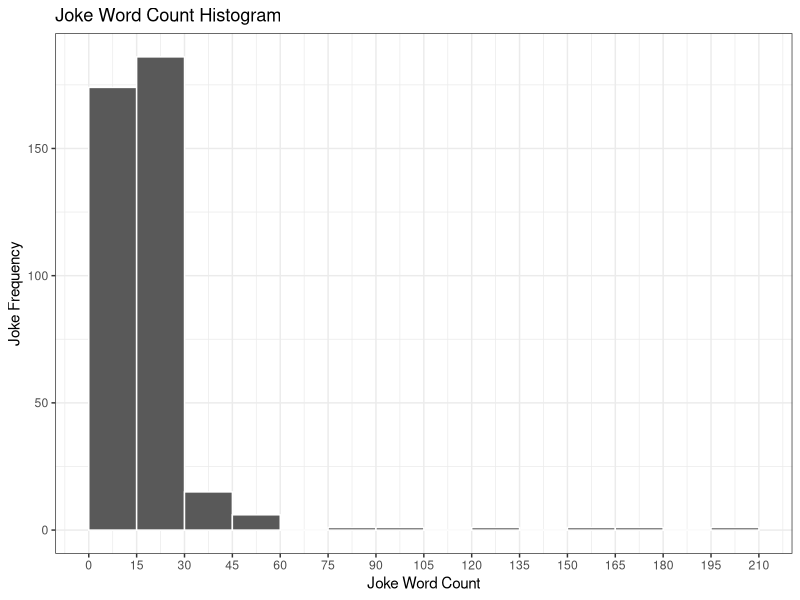
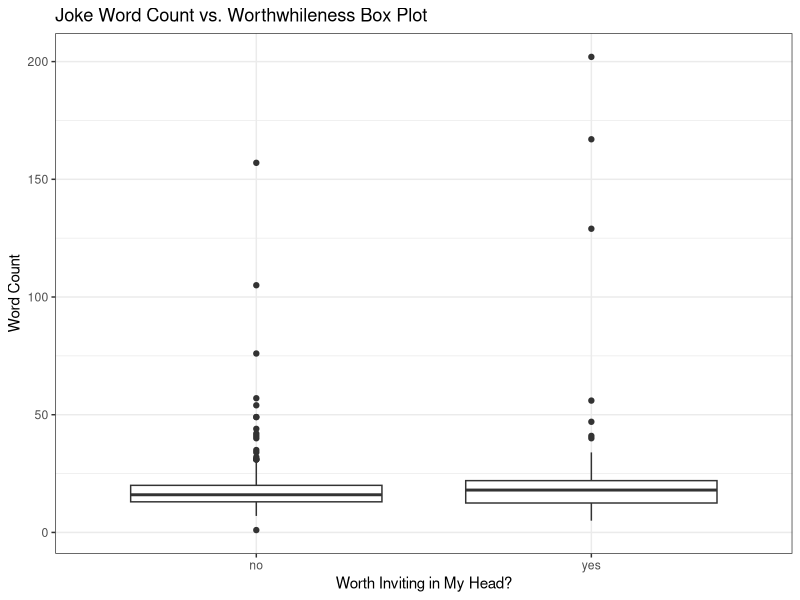
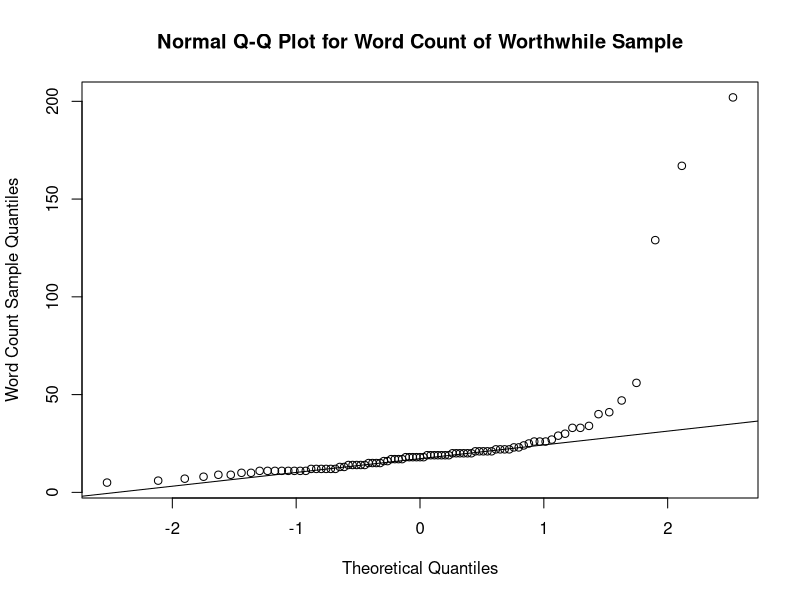
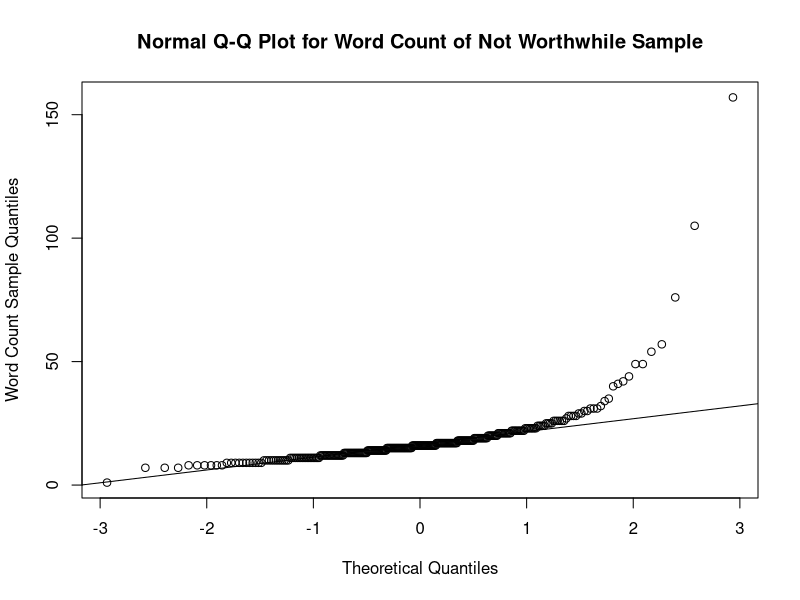
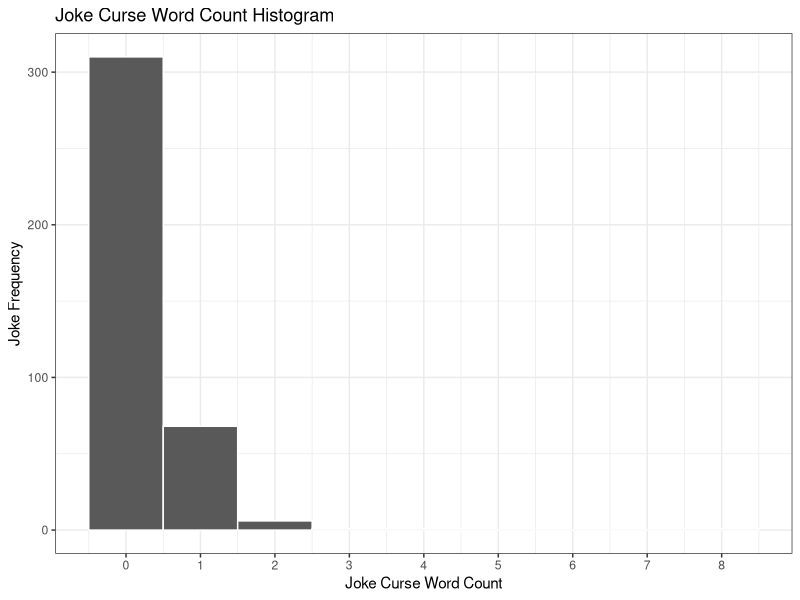
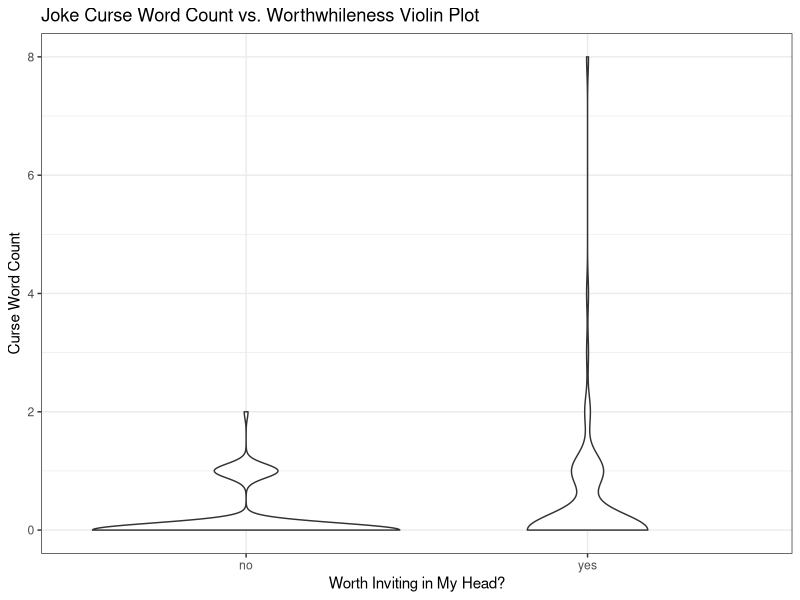
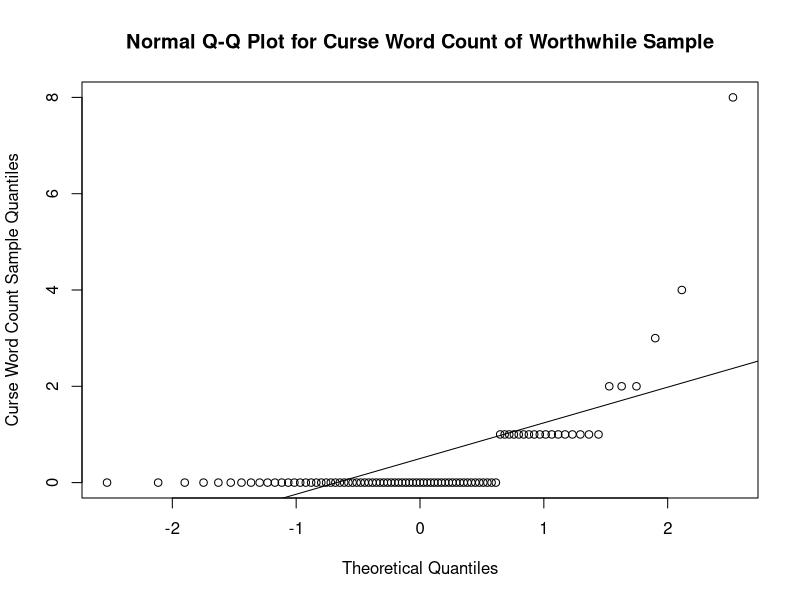
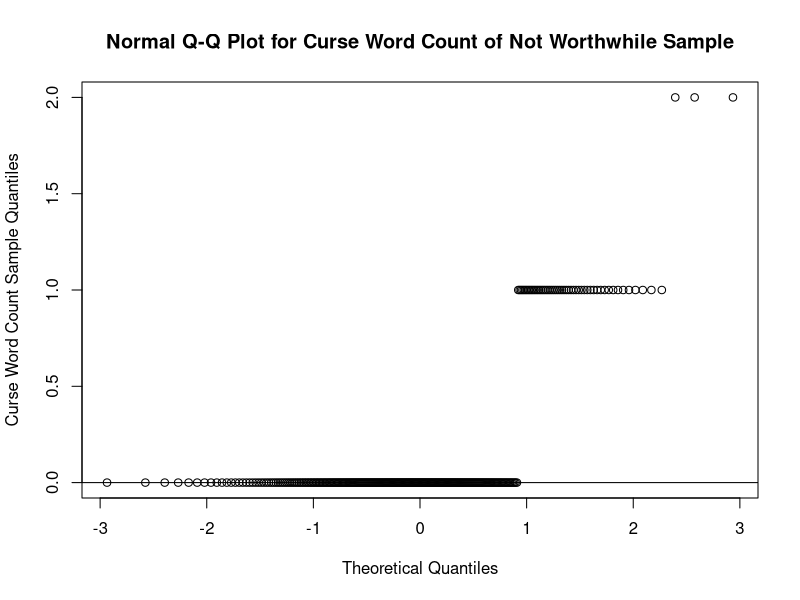

Here is the R script that generated these plots, in order:
setwd('/Users/adamcone/Desktop/projects/Web Scraping')
library('dplyr')
library('ggplot2')

joke_df = read.csv('joke_data.txt',
                   header = TRUE,
                   sep = '\t')

for (i in 1:nrow(joke_df)) {
  if (joke_df$Worthwhile[i] == 0) {
    joke_df$Worthwhile[i] = 'no'
  } else {
    joke_df$Worthwhile[i] = 'yes'
  }
}
rm(i)

joke_df$Worthwhile = as.factor(joke_df$Worthwhile)

summary(joke_df)

# Time to start some EDA.

# ------------------------------------------------------

# What's the relationship between word count and worthwhileness?

# I'll plot a histogram of the data

ggplot(data = joke_df,
       mapping = aes(x = Word_Count)
       ) +
  theme_bw() +
  geom_histogram(binwidth = 15,
            color = 'white',
            boundary = 0
            ) +
  scale_x_continuous(breaks = seq(from = 0,
                                 to = 210,
                                 length.out = 15)
                    ) +
  labs(title = 'Joke Word Count Histogram',
       x = 'Joke Word Count',
       y = 'Joke Frequency')

# I'll look at the medians:

word_count_results = group_by(joke_df, Worthwhile) %>%
                     summarise(., median(Word_Count))

#Median for no: 16; for yes: 18. Not much a difference.

# Next, I'll check-out the box plot:

ggplot(data = joke_df,
       mapping = aes(x = Worthwhile,
                     y = Word_Count)
       ) +
  geom_boxplot() +
  theme_bw() +
  labs(title ="Joke Word Count vs. Worthwhileness Box Plot",
       x = "Worth Inviting in My Head?",
       y = "Word Count")

# Now, I'd like to run a 2-sample Welch's t-test. I'll check the assumptions:

# Independent, simple random sample. Almost certainly not. It seems to me that
# this selection was curated by one Jason Donner. The natural assumption to me
# is that he took the jokes he heard that he liked, and didn't post the ones he
# didn't. This is not random at all: it's purposeful. Now, I could interpret
# the population as the set of all jokes that Jason Donner would see fit to put on
# slightly-warped.com, and that the random sampling came from which ones he was
# exposed to on this crazy journey through life. In that case, the two-sample
# Welch's t-test would test whether the sub-populations of jokes I would find
# worthwhile and not worthwhile in the overall population of jokes that Jason Donner
# would, if he were exposed to them, post online. OK, so I think I found an
# interpretation that makes Independent, simple, random sampling OK.

# Now, in addition my sample size from each sub population is 87 for 'yes', 300
# 300 for 'no'. Since samlple sizes of at least N = 30 are accepted as
# guaranteeing normality of the mean sampling distribution, the Normality
# assumption is probably OK. However, to make doubly sure, I will check
# the qq plot of each of the sub-populations:

yes_wc_vec = joke_df$Word_Count[joke_df$Worthwhile == 'yes']
no_wc_vec = joke_df$Word_Count[joke_df$Worthwhile == 'no']

qqnorm(yes_wc_vec,
       main = 'Normal Q-Q Plot for Word Count of Worthwhile Sample',
       ylab = 'Word Count Sample Quantiles')
qqline(yes_wc_vec)

# I see a deviation for larger word counts, but considering only maybe 5
# points have large disparities and my sample size is 87, I think this is OK.

qqnorm(no_wc_vec,
       main = 'Normal Q-Q Plot for Word Count of Not Worthwhile Sample',
       ylab = 'Word Count Sample Quantiles')
qqline(no_wc_vec)

# Again, I see a deviation for larger word counts, but considering only maybe 15
# points have large disparities and my sample size is 300, I think this is OK.

# So, now that I have dealt with the Independence and Normality assumptions, I
# I can run the Welch's t-test.

# H_0: the sub-populations of jokes I would find worthwhile and not worthwhile
# from the total population of jokes that Jason Donner would be independently
# and randomly exposed to and deem fit for his website have equal mean joke word
# counts.

t.test(yes_wc_vec, no_wc_vec)

# Welch Two Sample t-test
# 
# data:  yes_wc_vec and no_wc_vec
# t = 1.7931, df = 95.471, p-value = 0.07612
# alternative hypothesis: true difference in means is not equal to 0
# 95 percent confidence interval:
#   -0.6108539 12.0186700
# sample estimates:
#   mean of x mean of y 
# 23.85057  18.14667

# So, with a p-value of ~7.6%, I fail to reject H_0.

# In conclusion, I looked for evidence that joke length, as measured by word
# count, was a useful predictor of whether I found the joke worthwhile. I didn't
# find much.

# ------------------------------------------------------

# Now I'll repeat the same procedure for the number of curse words. I used a
# dictionary of 41 curse words.

# What's the relationship between curse words and worthwhileness?

# I'll plot a histogram of the data

ggplot(data = joke_df,
       mapping = aes(x = Curse_Count)
       ) +
  theme_bw() +
  geom_histogram(bins = 9,
                 color = 'white'
                 ) +
  scale_x_continuous(breaks = seq(from = 0,
                                  to = 8,
                                  length.out = 9),
                     labels = c('0',
                                '1',
                                '2',
                                '3',
                                '4',
                                '5',
                                '6',
                                '7',
                                '8')
                     ) +
  labs(title = 'Joke Curse Word Count Histogram',
       x = 'Joke Curse Word Count',
       y = 'Joke Frequency')

curse_count_overall = group_by(joke_df, Curse_Count) %>%
  summarise(., n())

# The vast majority of jokes had no curse words: 310/387 or 80%.

# I'll look at the medians:

curse_count_results = group_by(joke_df, Worthwhile) %>%
  summarise(., median(Curse_Count))

#Median for no: 0; for yes: 0. No apparent difference.

# Next, I'll check-out the violin plot:

ggplot(data = joke_df,
       mapping = aes(x = Worthwhile,
                     y = Curse_Count
                     )
       ) +
  geom_violin() +
  theme_bw() +
  labs(title ="Joke Curse Word Count vs. Worthwhileness Violin Plot",
       x = "Worth Inviting in My Head?",
       y = "Curse Word Count")

# This is interesting. It seems from the violin plot that the jokes
# I found worthwhile had more curse words. I seemed to like all three
# of the outliers with 3, 4, and 8 curse words.

# Now, I'll run a 2-sample Welch's t-test. Since the sub-populations of 'yes'
# and 'no' are identical, I don't need to check Independence, but I do need
# to check Normality.

# Now, in addition my sample size from each sub population is 87 for 'yes', 300
# 300 for 'no'. Since samlple sizes of at least N = 30 are accepted as
# guaranteeing normality of the mean sampling distribution, the Normality
# assumption is probably OK. However, to make doubly sure, I will check
# the qq plot of each of the sub-populations:

yes_cwc_vec = joke_df$Curse_Count[joke_df$Worthwhile == 'yes']
no_cwc_vec = joke_df$Curse_Count[joke_df$Worthwhile == 'no']

qqnorm(yes_cwc_vec,
       main = 'Normal Q-Q Plot for Curse Word Count of Worthwhile Sample',
       ylab = 'Curse Word Count Sample Quantiles')
qqline(yes_cwc_vec)

# Again, there is a deviation for larger counts, and there are discrepancies
# based on the discrete, small, numbers. However, I think this is OK, given
# that N = 87.

qqnorm(no_cwc_vec,
       main = 'Normal Q-Q Plot for Curse Word Count of Not Worthwhile Sample',
       ylab = 'Curse Word Count Sample Quantiles')
qqline(no_cwc_vec)

# Now the deviation looks significant for all Curse Counts above 0. However,
# 300 >> 30 for the purposes of sample mean normality, so I'm going to go
# ahead anyway.

# So, now that I have dealt with the Independence and Normality assumptions, I
# I can run the Welch's t-test.

# H_0: the sub-populations of jokes I would find worthwhile and not worthwhile
# from the total population of jokes that Jason Donner would be independently
# and randomly exposed to and deem fit for his website have equal mean joke curse
# word counts.

t.test(yes_cwc_vec, no_cwc_vec)

# Welch Two Sample t-test
# 
# data:  yes_cwc_vec and no_cwc_vec
# t = 2.0757, df = 93.49, p-value = 0.04066
# alternative hypothesis: true difference in means is not equal to 0
# 95 percent confidence interval:
#   0.01070923 0.48285399
# sample estimates:
#   mean of x mean of y 
# 0.4367816 0.1900000 

# So, with a p-value of ~4.1%, I reject H_0, barely.

# I'm interested in trying a chi^2 test. For this, I'll categorize the
# observations differently. I'll have jokes that have no curse words (310)
# and everything else (77). To run the chi^2 test, I'll generate the
# appropriate matrix.

cs_curse_matrix = matrix(rep(0,4), 2, 2)
rownames(cs_curse_matrix) = c('no curse', 'curse')
colnames(cs_curse_matrix) = c('no', 'yes')

cs_curse_matrix['no curse', 'no'] = sum(no_cwc_vec == 0)
cs_curse_matrix['no curse', 'yes'] = sum(yes_cwc_vec == 0)
cs_curse_matrix['curse', 'no'] = sum(no_cwc_vec > 0)
cs_curse_matrix['curse', 'yes'] = sum(yes_cwc_vec > 0)

# Now I can run the test. H_0: the variables are independent. 

chisq.test(cs_curse_matrix)
mosaicplot(cs_curse_matrix,
           shade = TRUE,
           main = "Mosaic Plot of Curse and Worthwhile Variables"
           )

# Pearson's Chi-squared test with Yates' continuity correction
# 
# data:  cs_curse_matrix
# X-squared = 2.5059, df = 1, p-value = 0.1134

# I looked for evidence of a relationship betweeen curse words and whether I
# found the joke worthwhile. I found weak evidence that the populations of
# worthwhile and not worthwhile jokes have different means. I failed to
# reject the null-hypothesis of independence of these variables, when I
# used a binary categorization of the jokes based on curses.

# Overall, I didn't find compelling evidence of a relationship between curse
# words and my experience of the jokes as worthwhile or not.

# ------------------------------------------------------

# Now I'll repeat the same procedure for the number of exclamation points.

# What's the relationship between exclamation points and worthwhileness?

# I'll plot a histogram of the data

ggplot(data = joke_df,
       mapping = aes(x = Exclamation_Count)
       ) +
  theme_bw() +
  geom_histogram(bins = 6,
                 color = 'white'
                 ) +
  scale_x_continuous(breaks = seq(from = 0,
                                  to = 5,
                                  length.out = 6)
                     ) +
  labs(title = 'Joke Exclamation Point Count Histogram',
       x = 'Joke Exclamation Point Count',
       y = 'Joke Frequency')

exclamation_count_overall = group_by(joke_df, Exclamation_Count) %>%
                            summarise(., n())

# The vast majority of jokes had no curse words: 349/387 or ~90%.

# I'll look at the medians:

curse_count_results = group_by(joke_df, Worthwhile) %>%
                      summarise(., median(Exclamation_Count))

#Median for no: 0; for yes: 0. No apparent difference.

# Next, I'll check-out the violin plot (too much overplotting for
# straight box plot):

ggplot(data = joke_df,
       mapping = aes(x = Worthwhile,
                     y = Exclamation_Count
                     )
       ) +
  geom_violin() +
  theme_bw() +
  labs(title ="Joke Exclamation Point Count vs. Worthwhileness Violin Plot",
       x = "Worth Inviting in My Head?",
       y = "Exclamation Point Count")

# I see virtually no difference here at all. Maybe something will show
# up in future tests, but it looks like nothin' here.

# Now, I'll run a 2-sample Welch's t-test. Since the sub-populations of 'yes'
# and 'no' are identical, I don't need to check Independence, but I do need
# to check Normality.

# Now, in addition my sample size from each sub population is 87 for 'yes', 300
# 300 for 'no'. Since samlple sizes of at least N = 30 are accepted as
# guaranteeing normality of the mean sampling distribution, the Normality
# assumption is probably OK. However, to make doubly sure, I will check
# the qq plot of each of the sub-populations:

yes_ep_vec = joke_df$Exclamation_Count[joke_df$Worthwhile == 'yes']
no_ep_vec = joke_df$Exclamation_Count[joke_df$Worthwhile == 'no']

qqnorm(yes_ep_vec,
       main = 'Normal Q-Q Plot for Exclamation Point Count of Worthwhile Sample',
       ylab = 'Exclamation Point Count Sample Quantiles')
qqline(yes_ep_vec)

# Again, there is a deviation for larger counts, and there are discrepancies
# based on the discrete, small, numbers. However, I think this is OK, given
# that N = 87.

qqnorm(no_ep_vec,
       main = 'Normal Q-Q Plot for Exclamation Point Count of Not Worthwhile Sample',
       ylab = 'Exclamation Point Count Sample Quantiles')
qqline(no_ep_vec)

# 300 >> 30 for the purposes of sample mean normality, so I'm going to go
# ahead.

# So, now that I have dealt with the Independence and Normality assumptions, I
# I can run the Welch's t-test.

# H_0: the sub-populations of jokes I would find worthwhile and not worthwhile
# from the total population of jokes that Jason Donner would be independently
# and randomly exposed to and deem fit for his website have equal mean joke
# exclamation point counts.

t.test(yes_ep_vec, no_ep_vec)

# Welch Two Sample t-test
# 
# data:  yes_ep_vec and no_ep_vec
# t = 2.3099, df = 96.424, p-value = 0.02303
# alternative hypothesis: true difference in means is not equal to 0
# 95 percent confidence interval:
#   0.02662164 0.35176916
# sample estimates:
#   mean of x  mean of y 
# 0.27586207 0.08666667  

# So, with a p-value of ~2.3%, I reject H_0. Fascinating. This seems to me
# like a significant relationship between the number of exclamation points
# in a joke and whether I found the joke worthwhile. I did not anticipate this.

# I'm interested in trying a chi^2 test as well. For this, I'll categorize the
# observations differently. I'll have jokes that have no exclamation points
# (349) and everything else (38). To run the chi^2 test, I'll generate the
# appropriate matrix.

cs_ep_matrix = matrix(rep(0,4), 2, 2)
rownames(cs_ep_matrix) = c('no exclamation', 'exclamation')
colnames(cs_ep_matrix) = c('no', 'yes')

cs_ep_matrix['no exclamation', 'no'] = sum(no_ep_vec == 0)
cs_ep_matrix['no exclamation', 'yes'] = sum(yes_ep_vec == 0)
cs_ep_matrix['exclamation', 'no'] = sum(no_ep_vec > 0)
cs_ep_matrix['exclamation', 'yes'] = sum(yes_ep_vec > 0)

# Now I can run the test. H_0: the variables are independent. 

chisq.test(cs_ep_matrix)
mosaicplot(cs_ep_matrix,
           shade = TRUE,
           main = "Mosaic Plot of Exclamation and Worthwhile Variables"
           )

# Pearson's Chi-squared test with Yates' continuity correction
# 
# data:  cs_ep_matrix
# X-squared = 8.1054, df = 1, p-value = 0.004413

# Good grief: p-value of ~0.04%. This is strong evidence that these variables
# are not independent. In particular, looking at the mosaic plot, I see
# that I liked a disproportionately large number of jokes that had at least
# one exclamation point.

# I looked for evidence of a relationship betweeen exclamation points and
# whether I found the joke worthwhile. I found significant evidence that
# the populations of worthwhile and not worthwhile jokes did have different
# means, and strong evidence that the worthwhileness of a joke and whether it
# has at least one exclamation point are not independent variables.

# Overall, I found compelling evidence of a relationship between exclamation
# points and my experience of the jokes as worthwhile or not.